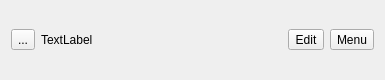
<?xml version="1.0" encoding="UTF-8"?>
<ui version="4.0">
 <class>AppBar</class>
 <widget class="QWidget" name="AppBar">
  <property name="geometry">
   <rect>
    <x>0</x>
    <y>0</y>
    <width>385</width>
    <height>80</height>
   </rect>
  </property>
  <property name="windowTitle">
   <string>Form</string>
  </property>
  <layout class="QHBoxLayout" name="horizontalLayout">
   <item>
    <widget class="QToolButton" name="toolButton">
     <property name="text">
      <string>...</string>
     </property>
    </widget>
   </item>
   <item>
    <widget class="QLabel" name="label">
     <property name="sizePolicy">
      <sizepolicy hsizetype="Expanding" vsizetype="Preferred">
       <horstretch>0</horstretch>
       <verstretch>0</verstretch>
      </sizepolicy>
     </property>
     <property name="text">
      <string>TextLabel</string>
     </property>
    </widget>
   </item>
   <item>
    <widget class="QToolButton" name="m_pEdit">
     <property name="text">
      <string>Edit</string>
     </property>
     <property name="checkable">
      <bool>true</bool>
     </property>
    </widget>
   </item>
   <item>
    <widget class="QToolButton" name="toolButton_2">
     <property name="text">
      <string>Menu</string>
     </property>
    </widget>
   </item>
  </layout>
 </widget>
 <resources/>
 <connections/>
</ui>
